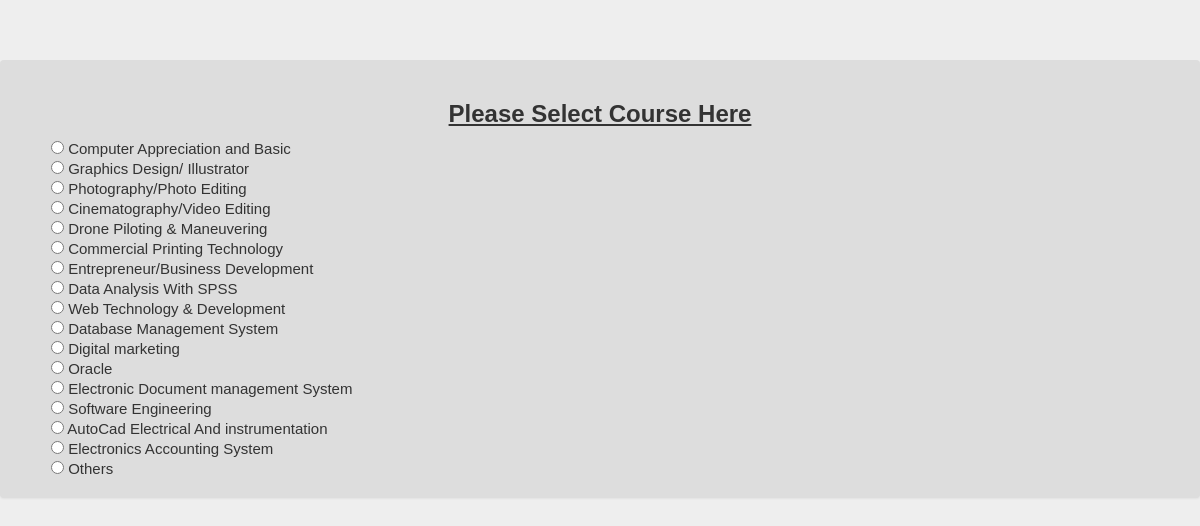
The page /lists.php on the database its author committed.
### tables this page shows
CREATE TABLE `courses` (
  `sn` int(5) NOT NULL,
  `course_id` text DEFAULT NULL
);

### lists.php (the view, shortened to what this page needs)
<?php
include_once 'dbConnection.php';
?>
<!DOCTYPE html >
<html xmlns="http://www.w3.org/1999/xhtml">
<head>
<link  rel="stylesheet" href="css/bootstrap.min.css"/>
 <link  rel="stylesheet" href="css/bootstrap-theme.min.css"/>
 <link rel="stylesheet" href="css/main.css">
 <link  rel="stylesheet" href="css/font.css">
</head>
<body>
	<div class="panel">
		<center><h3><b><u>Please Select Course Here</u></b> </h3></center>
<?php
 $q=mysqli_query($con,"SELECT * FROM courses  " );
  while ($rows=mysqli_fetch_array($q)) {
  $courses = $rows['course_id'];
  ?>
  <form action="" method="GET">
  	<input type="radio" name="courses">
  <?php
  echo($courses).'<br>';
  }
?>
</form>
</div>
</body>
</html>

### css/main.css (style rules this page uses)
body { overflow-x:hidden; width:100%; font: 15px "Century Gothic", "Times Roman", sans-serif; background:#eee; height:100%; background-attachment:fixed; }
.panel { background-color: #ddd !important; margin-top: 60px; padding: 50px; padding-top: 20px; padding-bottom: 20px; }

### rows shown on the page
courses: course "Computer Appreciation and Basic"
courses: course "Graphics Design/ Illustrator"
courses: course "Photography/Photo Editing"
courses: course "Cinematography/Video Editing"
courses: course "Drone Piloting & Maneuvering"
courses: course "Commercial Printing Technology"
courses: course "Entrepreneur/Business Development"
courses: course "Data Analysis With SPSS"
courses: course "Web Technology & Development"
courses: course "Database Management System"
courses: course "Digital marketing"
courses: course "Oracle"
courses: course "Electronic Document management System"
courses: course "Software Engineering"
courses: course "AutoCad Electrical And instrumentation"
courses: course "Electronics Accounting System"
courses: course "Others"
